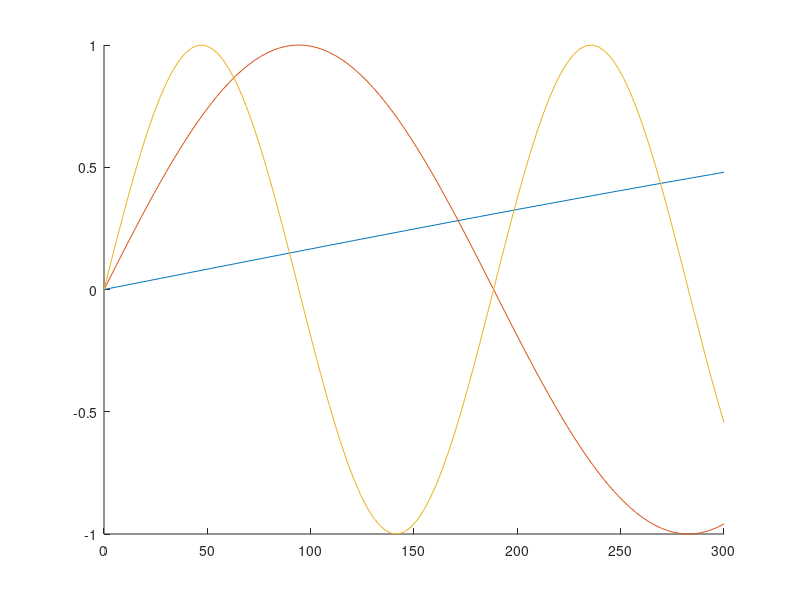

This figure's MATLAB source:

x = linspace(0,300);
y1 = sin(x/600);
y2 = sin(x/60);
y3 = sin(x/30);

% Plot into first tile three times
% tiledlayout('flow')
% nexttile
hold on
plot(x,y1)
plot(x,y2)
plot(x,y3)
